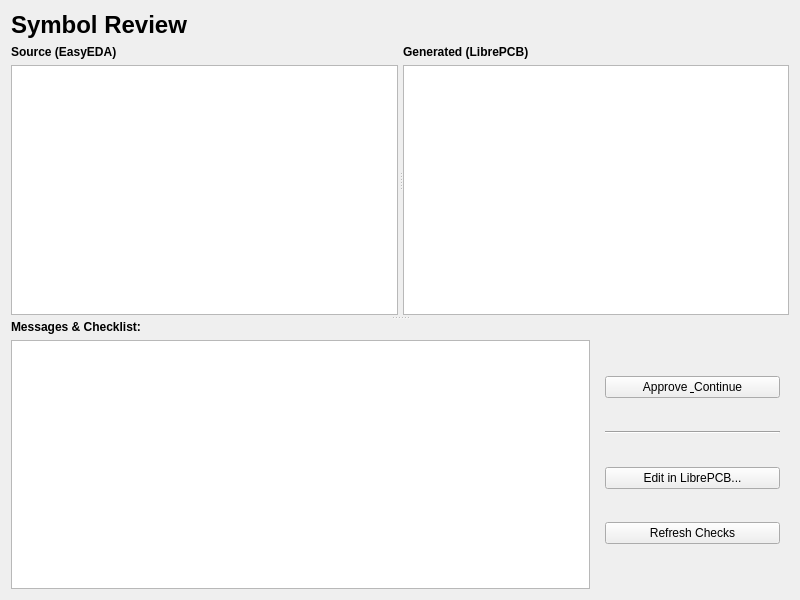
<?xml version="1.0" encoding="UTF-8"?>
<ui version="4.0">
 <class>SymbolReviewPage</class>
 <widget class="QWidget" name="SymbolReviewPage">
  <property name="geometry">
   <rect>
    <x>0</x>
    <y>0</y>
    <width>800</width>
    <height>600</height>
   </rect>
  </property>
  <property name="windowTitle">
   <string>Form</string>
  </property>
  <layout class="QVBoxLayout" name="verticalLayout_Symbol" stretch="0,2,0,1">
   <item>
    <widget class="QLabel" name="label_SymbolHeader">
     <property name="text">
      <string>&lt;h1&gt;Symbol Review&lt;/h1&gt;</string>
     </property>
    </widget>
   </item>
   <item>
    <widget class="QSplitter" name="vertical_splitter">
     <property name="orientation">
      <enum>Qt::Vertical</enum>
     </property>
     <property name="handleWidth">
      <number>5</number>
     </property>
     <widget class="QSplitter" name="symbol_splitter">
      <property name="orientation">
       <enum>Qt::Horizontal</enum>
      </property>
      <property name="handleWidth">
       <number>5</number>
      </property>
      <widget class="QWidget" name="symbol_left_pane" native="true">
       <layout class="QVBoxLayout" name="verticalLayout_5">
        <item>
         <widget class="QLabel" name="label_3">
          <property name="font">
           <font>
            <weight>75</weight>
            <bold>true</bold>
           </font>
          </property>
          <property name="text">
           <string>Source (EasyEDA)</string>
          </property>
         </widget>
        </item>
        <item>
         <widget class="QGraphicsView" name="easyedaSymbolView"/>
        </item>
       </layout>
      </widget>
      <widget class="QWidget" name="symbol_right_pane" native="true">
       <layout class="QVBoxLayout" name="verticalLayout_6">
        <item>
         <widget class="QLabel" name="label_4">
          <property name="font">
           <font>
            <weight>75</weight>
            <bold>true</bold>
           </font>
          </property>
          <property name="text">
           <string>Generated (LibrePCB)</string>
          </property>
         </widget>
        </item>
        <item>
         <widget class="QGraphicsView" name="librepcbSymbolView"/>
        </item>
       </layout>
      </widget>
     </widget>
     <widget class="QWidget" name="messages_container" native="true">
      <layout class="QVBoxLayout" name="verticalLayout_Messages">
       <item>
        <widget class="QLabel" name="label_SymbolMessages">
         <property name="font">
          <font>
           <weight>75</weight>
           <bold>true</bold>
          </font>
         </property>
         <property name="text">
          <string>Messages &amp; Checklist:</string>
         </property>
        </widget>
       </item>
       <item>
        <layout class="QHBoxLayout" name="horizontalLayout_SymbolDetails" stretch="3,1">
         <item>
          <widget class="QTreeWidget" name="symbolMessageList">
           <property name="rootIsDecorated">
            <bool>false</bool>
           </property>
           <property name="headerHidden">
            <bool>true</bool>
           </property>
           <column>
            <property name="text">
             <string>Message</string>
            </property>
           </column>
          </widget>
         </item>
         <item>
          <widget class="QFrame" name="symbolActionFrame">
           <layout class="QVBoxLayout" name="verticalLayout_SymbolActions">
            <item>
             <widget class="QPushButton" name="button_ApproveSymbol">
              <property name="text">
               <string>Approve &amp; Continue</string>
              </property>
             </widget>
            </item>
            <item>
             <widget class="Line" name="line_4">
              <property name="orientation">
               <enum>Qt::Horizontal</enum>
              </property>
             </widget>
            </item>
            <item>
             <widget class="QPushButton" name="button_EditSymbol">
              <property name="text">
               <string>Edit in LibrePCB...</string>
              </property>
             </widget>
            </item>
            <item>
             <widget class="QPushButton" name="button_RefreshSymbol">
              <property name="text">
               <string>Refresh Checks</string>
              </property>
             </widget>
            </item>
            <item>
             <spacer name="verticalSpacer_4">
              <property name="orientation">
               <enum>Qt::Vertical</enum>
              </property>
             </spacer>
            </item>
           </layout>
          </widget>
         </item>
        </layout>
       </item>
      </layout>
     </widget>
    </widget>
   </item>
  </layout>
 </widget>
 <resources/>
 <connections/>
</ui>
